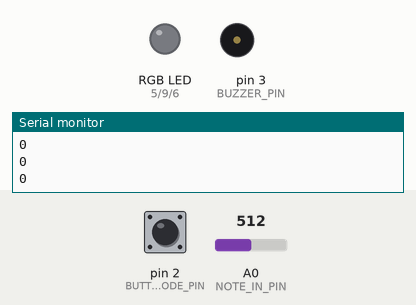
A sketch run on a simulated Arduino Uno, built with avr-gcc and run on an emulated ATmega328P. On the bench: an RGB LED mixed from three pins (HIGH = lit), buzzer (waves = sounding), the last lines printed to the serial monitor. The inputs (shaded band) are chosen by the test bench; at power-on: pin 2 (BUTTON_MODE_PIN) LOW, A0 (NOTE_IN_PIN) = 512. Dim RGB values are drawn brighter than linear; random numbers use the default seed unless the sketch sets one.

Above: at 1.2 s.
1.3 s: pin 2 (BUTTON_MODE_PIN) pulled HIGH for 1 s
At 1.6 s:
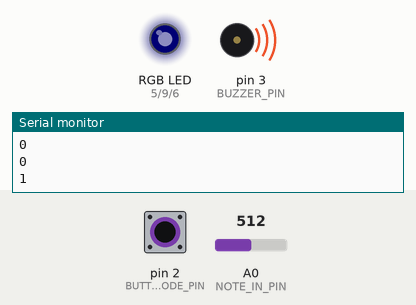
5.3 s: pin 2 (BUTTON_MODE_PIN) pulled HIGH for 0.15 s
At 6.2 s:
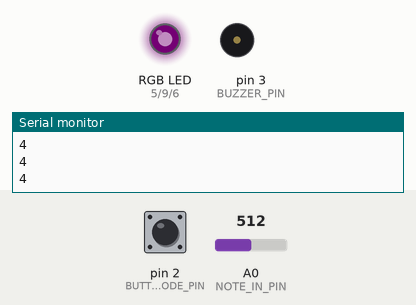
Timing chart, 0 to 8.3 s (numbered marks = the images above; inputs shaded):
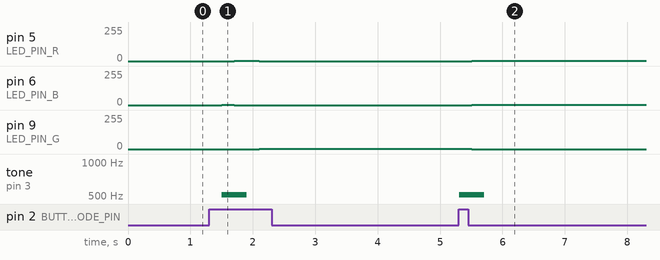

Measured:
- after the input at 1.3 s, pin 5 (LED_PIN_R): 0/255 → 1/255 after 0.40 s, → 0/255 0.40 s later; pin 6 (LED_PIN_B): 0/255 → 1/255 after 0.20 s, → 0/255 0.20 s later; pin 9 (LED_PIN_G): 0/255 → 1/255 after 0.80 s; tone on pin 3 (BUZZER_PIN): silent → 512 Hz after 0.20 s, → silent 0.40 s later
- after the input at 5.3 s, pin 5 (LED_PIN_R), pin 6 (LED_PIN_B): 0/255 → 1/255 after 0.21 s; pin 9 (LED_PIN_G): 1/255 → 0/255 after 0.21 s

The sketch:

_Samson_Michelle__etudeTwo.ino
```cpp
/**********************ETUDE 2 CART 360 2017*******************************
 *
 * Michelle Samson
 * 27037600
 * CART 360
 * Etude Two
 *
 * WELCOME!
 * THE PURPOSE OF THIS EXERCISE IS TO DESIGN A VERY SIMPLE KEYBOARD (5 KEYS)
 * WHICH ALLOWS YOU TO PLAY LIVE, RECORD, AND PLAYBACK.
 * THERE WILL BE A BUTTON WHICH WHEN PRESSED WILL TAKE THE USER TO THE NEXT MODE:
 * THERE ARE 5 POSSIBLE MODES
 * 0 ==  reset    ==   led off == also resets
 * 1 ==  live     ==   led BLUE
 * 2 ==  record   ==   led RED
 * 3 ==  play     ==   led GREEN
 * 4 ==  loopMODE ==   led PURPLE
 *
 * ADDITIONALLY - WHEN THE USER CHANGES MODE,
 * THE RGB LED WILL CHANGE COLOR (ACCORDING TO THE SPECIFICATIONS)
 * PLEASE FOLLOW THE INSTRUCTIONS IN THE COMMENTS:
 * DO NOT ADD ANY MORE FUNCTION DEFINITIONS
 * ONLY IMPLEMENT THE FUNCTION DEFINITIONS SUPPLIED
 * THERE IS NO NEED TO ADD ANY NEW VARIABLES OR CONSTANTS
 * PROVIDE COMMENTS FOR ANY OF THE CODE IMPLEMENTED
 * GOOD LUCK!
 */
/**** CONSTANTS ********************************************************/

#define BUTTON_MODE_PIN 2 // Button to change the mode

// constants for RGB LED
#define LED_PIN_R 5 // R PIN
#define LED_PIN_G 9 // G PIN
#define LED_PIN_B 6 // B PIN

// constant for note in (button-resistor ladder on breadboard)
# define NOTE_IN_PIN A0

//constant for max number of notes in array
#define MAX_NOTES 16

// a constant for duration
const int duration =200;

// constant for pin to output for buzzer
#define BUZZER_PIN 3 // PWM

/******** VARIABLES *****************************************************/
// counter for how many notes we have
int countNotes = 0;
// array to hold the notes played (for record/play mode)
int notes [MAX_NOTES];
int mode = 0; // start at off

/*************************************************************************/


/**********************SETUP() DO NOT CHANGE*******************************/
// Declare pin mode for the single digital input
void setup()
{
  pinMode(BUTTON_MODE_PIN, INPUT);
  Serial.begin(9600);    //
}

/**********************LOOP() DO NOT CHANGE *******************************
 * INSTRUCTIONS:
 * There is NO NEED to change the loop - it establishes the flow of the program
 * We call here 3 functions repeatedly:
 * 1: chooseMode(): this function will determine the mode that your program is in
 * based on if the button (linked to the BUTTON_MODE_PIN) was pressed
 * 2: setRGB(): will set the color of the RGB LED based on the value of the mode variable
 * 3: selectMode(): will determine which function to call based on the value of the mode variable

**************************************************************************/
void loop()
{
  chooseMode();
  setRGB();
  selectMode();
}
/******************CHOOSEMODE(): IMPLEMENT *********************************
 * INSTRUCTIONS:
 * Read the value from the Button (linked to the BUTTON_MODE_PIN) and
 * if is being pressed then change the mode variable.
 * REMEMBER:
 * mode == 0 is reset
 * mode == 1 is live
 * mode == 2 is record
 * mode == 3 is play
 * mode == 4 is loopMode
 * Every time the user presses the button, the program will go to the next mode,
 * once it reaches 4, it should go back to mode == 0.
 * (i.e. if mode ==2 and we press, then mode ==3) ...
**************************************************************************/
void chooseMode(){
  // IMPLEMENT

  boolean buttonState = false;      //declare local boolean variables for this function only
  boolean prevButtonState = true;       //boolean variable for previous button state

   if (digitalRead(BUTTON_MODE_PIN) == HIGH)
  {
    delay(200);   //process time for arduino board to delay time
    if (buttonState != prevButtonState) {

     buttonState = !buttonState;    //flip the current button state

      prevButtonState = buttonState;      //this will assign value of the button state in the previous button state
    }
  } else {
    prevButtonState = !buttonState;   //assign opposite states of button
  }

 if (buttonState) {
    if (mode < 4) {

      mode++;         //increment mode
    } else {

      mode = 0;       //reset the mode
    }
  }
  Serial.println(mode);

}

/******************SETRGB(): IMPLEMENT *********************************
 * INSTRUCTIONS:
 * Depending on the value of the mode variable:
 * if the mode is 0 - RGB LED IS OFF
 * if the mode is 1 - RGB LED IS BLUE
 * if mode is 2 - RGB LED IS RED
 * if mode is 3 - RGB LED IS GREEN
 * if mode is 4 - RGB LED iS PURPLE
 * YOU MUST USE A SWITCH CASE CONSTRUCT (NOT A SERIES OF IF / ELSE STATEMENTS
**************************************************************************/
void setRGB()
{
  //IMPLEMENT
  switch (mode) {
    case 0:
    {
      //light off
      analogWrite(LED_PIN_R, LOW);
      analogWrite(LED_PIN_G, LOW);
      analogWrite(LED_PIN_B, LOW);
    }break;

    case 1:
     {
      //blue light
      analogWrite(LED_PIN_R, LOW);
      analogWrite(LED_PIN_G, LOW);
      analogWrite(LED_PIN_B, HIGH);
      }
       break;

    case 2:
      {
       //red light
       analogWrite(LED_PIN_R, HIGH);
      analogWrite(LED_PIN_G, LOW);
      analogWrite(LED_PIN_B, LOW);
      }
      break;

    case 3:
      {
        //green light
        analogWrite(LED_PIN_R, LOW);
        analogWrite(LED_PIN_G, HIGH);
        analogWrite(LED_PIN_B, LOW);
      }
      break;

    case 4:
    {
      //red light purple light does not work
      analogWrite(LED_PIN_R, HIGH);
      analogWrite(LED_PIN_G, LOW);
      analogWrite(LED_PIN_B, HIGH);
    }
    break;

    }
  }
/**********************SELECTMODE() DO NOT CHANGE *******************************
 * INSTRUCTIONS:
 * There is NO NEED to change this function - it selects WHICH function should run based on the mode variable
 * There are 4 possibilities
 * 1: reset(): this function will reset any arrays etc, and will do nothing else
 * 2: live(): this function will play the corresponding notes
 * to the user pressing the respective buttons.
 * NOTE:: the notes played are NOT stored
 * 3: record(): this function will play the corresponding notes
 * to the user pressing the respective buttons
 * AND will STORE up to 16 consecutive notes in an array.
 * 4: play(): this function will playback any notes stored in the array that were recorded
 * in the previous mode
 * 5: loopMode(): this function will playback any notes stored in the array that were recorded,
 * BUT unlike the previous mode, you can choose in which sequence the notes are played.
 * REQUIRED: only play notes from the array (no live stuff)

******************************************************************************/
void selectMode()
{
  if(mode ==0) {
    reset();
  }
  else if(mode ==1) {
    live();
  }
  else if(mode ==2) {
    record();
  }

  else if(mode ==3) {
    play();
  }

   else if(mode ==4) {
    loopMode();
  }
}
/******************RESET(): IMPLEMENT **************************************
 * INSTRUCTIONS:
 * this function should ensure that any notes recorded are no longer available
**************************************************************************/
void reset()
{
  // IMPLEMENT

  //to shut off any tone playing
  noTone(BUZZER_PIN);

  //for loop to cycle through the notes array and assign 0s in every element
  for(int i = 0; i < MAX_NOTES; i++) {

    //assign 0 for each increment
    notes[i] = 0;

  }

  //reset the countNotes
  countNotes = 0;

}

/******************LIVE(): IMPLEMENT **************************************
 * INSTRUCTIONS:
 * this function will play the corresponding notes
 * to the user pressing the respective buttons
 * NOTE:: the notes played are NOT stored
 * SO: you need read in the input from the analog input (linked to the button-resistor ladder combo)
 * THEN - output the note to the buzzer using the tone() function
**************************************************************************/
void live()
{
    //IMPLEMENT
    //use tone function to play the sounds from the buttons
    tone(BUZZER_PIN, analogRead(NOTE_IN_PIN), duration);

}
/******************RECORD(): IMPLEMENT **********************************
 * INSTRUCTIONS:
 * this function will play the corresponding notes
 * to the user pressing the respective buttons
 * AND will STORE up to 16 consecutive notes in an array.
 * SO:you need read in the input from the analog input (linked to the button-resistor ladder combo)
 * AND - output the note to the buzzer using the tone() function
 * THEN store that note in the array  - BE CAREFUL - you can only allow for up to MAX_NOTES to be stored
**************************************************************************/
void record()
{
  // IMPLEMENT

  //instantiate initial button state
  boolean buttonState = false;

  //implement previous button state
  boolean prevButtonState = true;

  //need to store the analog values and convert them into frequency
  int frequencyConv = analogRead(NOTE_IN_PIN);

  //play tone that is triggered by user by using the tone function
  tone(BUZZER_PIN, frequencyConv, duration);

  //check if the frequency exceeds 0
  if(frequencyConv > 0){

    //delay loop processing to insure proper input is displayed
    delay(duration);

    //also check for button state is equal to previous state to avoid a dupe
    if(buttonState != prevButtonState)  {

      //flip the value of the button state
      buttonState = !buttonState;

      //assign button state value to previous button state value
      prevButtonState = buttonState;
    }

  } else {

      //assign opposite value button state to prev state
      prevButtonState = !buttonState;
    }

    //check the true or false value of the button state
    if(buttonState) {

      //also check the counter of notes is less than max notes or else the world crashes
      if(countNotes < MAX_NOTES){

        //assign value of the frequency into an array input
        notes[countNotes] = frequencyConv;

        //increment countNotes to continue the process
        countNotes++;
      }
    }
  }

/******************PLAY(): IMPLEMENT ************************************
 * INSTRUCTIONS:
 * this function will playback any notes stored in the array that were recorded
 * in the previous mode
 * SO: you need to go through the array of values (be careful - the user may not have put in MAX_NOTES)
 * READ each value IN ORDER
 * AND output each note to the buzzer using the tone() function
 * ALSO: as long as we are in this mode, the notes are played over and over again
 * BE CAREFUL: make sure you allow for the user to get to another mode from the mode button...
**************************************************************************/
void play()
{
  // IMPLEMENT
  //need to ensure the countnotes is less than max notes to allow iteration of notes in the array
  if(countNotes < MAX_NOTES) {

    //delay the processing
    delay(duration);

    //play the tones from the frequency specs in the array box depending on their position in countNotes
    tone(BUZZER_PIN, notes[countNotes]);

    //increment
    countNotes++;

  } else {

    //reset counter of notes
    countNotes = 0;
  }
}
/******************LOOPMODE(): IMPLEMENT *********************************
 * INSTRUCTIONS:
 * this function will playback any notes stored in the array that were recorded
 * in the previous mode
 * SO: you need to go through the array of values (be careful - the user may not have put in MAX_NOTES)
 * READ values IN ANY ORDERING (You MUST use the array - but you can determine your own sequence)
 * AND output each note to the buzzer using the tone() function
 * ALSO: as long as we are in this mode, the notes are played over and over again
 * BE CAREFUL: make sure you allow for the user to get to another mode from the mode button...
**************************************************************************/
void loopMode()
{
  //IMPLEMENT
  //delay process to ensure correct input and output is displayed
  delay(duration);

  //generate random order of integers which ranges from 0 to 15 inclusively
  int randomNum = random(0, MAX_NOTES);

  //play the tones randomly
  tone(BUZZER_PIN, notes[randomNum]);
}

/**************************************************************************/

/*analysis of the etude's setup
 *
 * The resistors throughout the breadboard are in series, while the resistors set up for the push buttons
 * are positioned as parallel resistors.  this parallel setup allows the tone frequency to circulate and to
 * provide different sound tones.
 * There are 5V of power circulating through the arduino board and the breadboard, which provides a slower processing
 * time for the code to be circulated and to send an output.
 * The input becomes audible via the analogRead function which detects the push buttons input and converts them into
 * output and their frequency gets tranfered into a tonal sound.
 * Pushing the buttons activates the resistor's ohms and provides frequency.
 * With the different mode selector, the user is able to access the resistors of the buttons to allow various recordings and functions to occur.
 */
```
